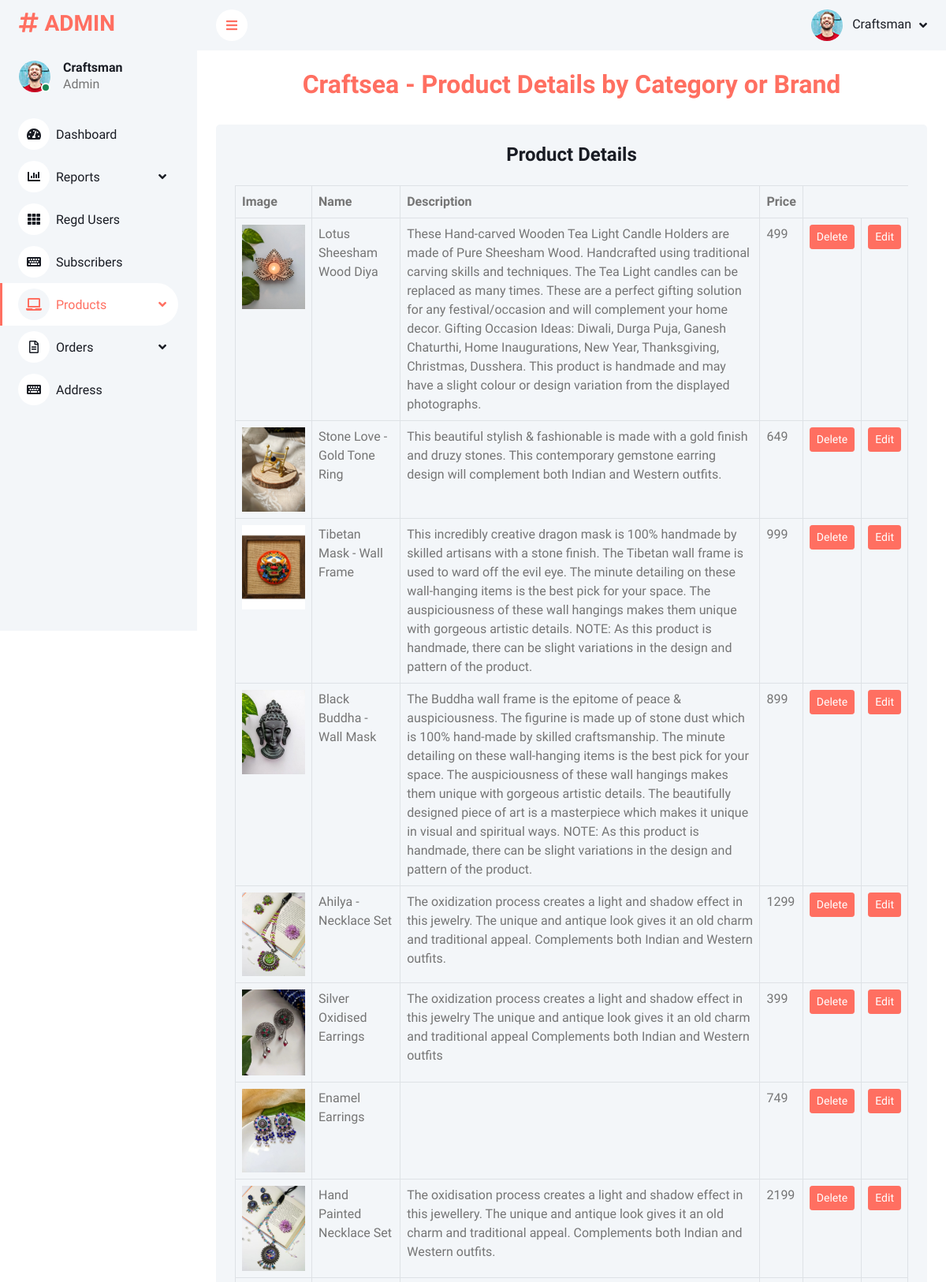
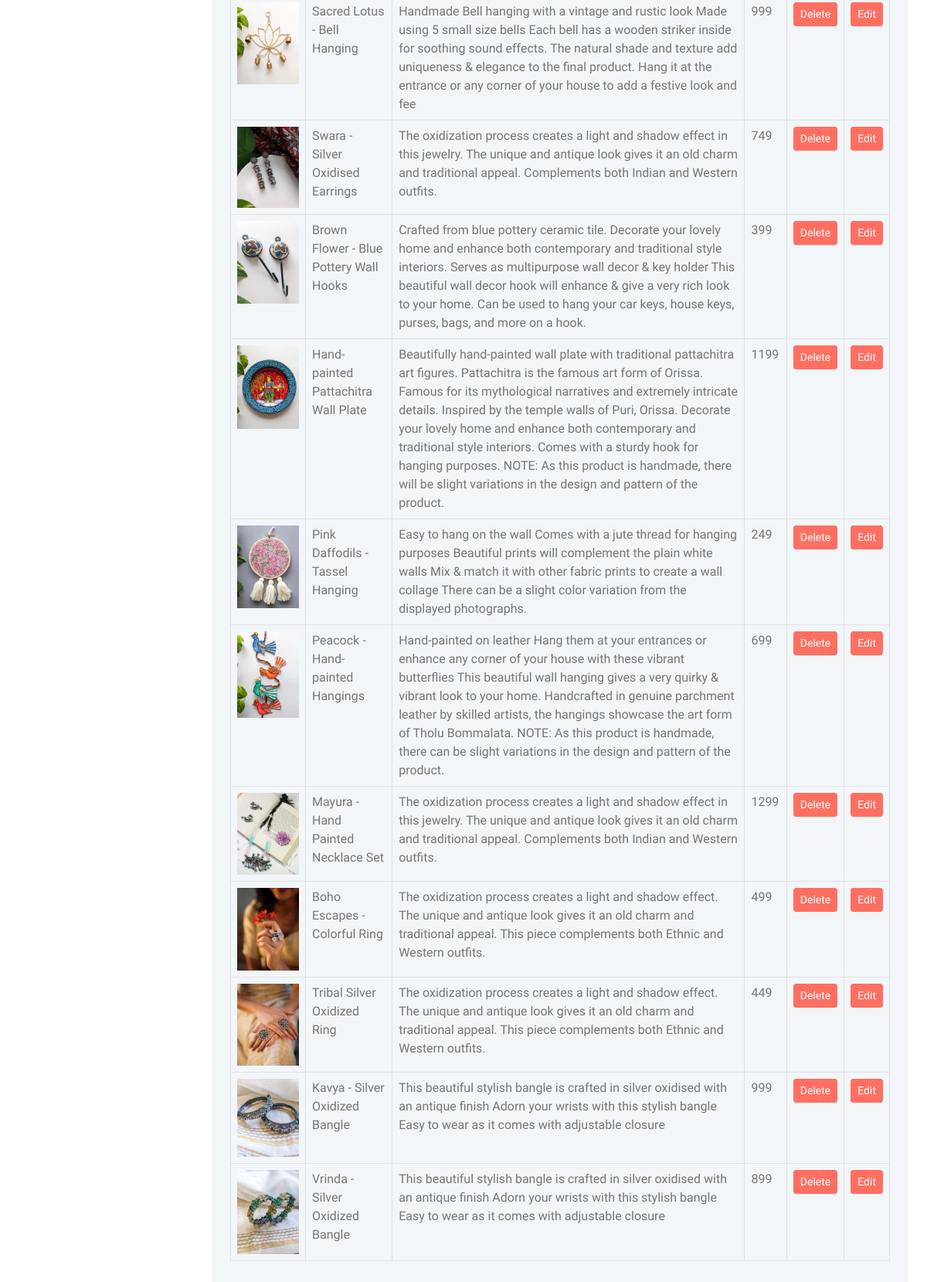
The app's page /admin/productdetails.php with its own data (2 pictures, top to bottom).
### tables this page shows
CREATE TABLE `product` (
  `product_id` int(11) NOT NULL,
  `name` text NOT NULL,
  `description` text NOT NULL,
  `specification` text NOT NULL,
  `brand` text NOT NULL,
  `price` int(11) NOT NULL,
  `category` text NOT NULL,
  `build_type` text NOT NULL,
  `image1` text NOT NULL,
  `image2` text NOT NULL,
  `image3` text NOT NULL
);

### admin/productdetails.php (the view, shortened to what this page needs)
<?php
$con=mysqli_connect("localhost","root","","Craftsea");
?>
<!DOCTYPE html>
<html lang="en">
<head>
      <link href="https://cdnjs.cloudflare.com/ajax/libs/font-awesome/5.10.0/css/all.min.css" rel="stylesheet">
      <link href="https://cdn.jsdelivr.net/npm/bootstrap-icons@1.4.1/font/bootstrap-icons.css" rel="stylesheet">
      <link href="lib/owlcarousel/assets/owl.carousel.min.css" rel="stylesheet">
      <link href="lib/tempusdominus/css/tempusdominus-bootstrap-4.min.css" rel="stylesheet" />
      <link href="css/bootstrap.min.css" rel="stylesheet">
      <link href="css/style.css" rel="stylesheet">
</head>
<body>
      <div class="container-fluid position-relative bg-white d-flex p-0">
            <div class="sidebar pe-4 pb-3">
                  <nav class="navbar bg-light navbar-light">
                        <a href="index.php" class="navbar-brand mx-4 mb-3">
                              <h3 class="text-primary"><i class="fa fa-hashtag me-2"></i>ADMIN</h3>
                        </a>
                        <div class="d-flex align-items-center ms-4 mb-4">
                              <div class="position-relative">
                                    <img class="rounded-circle" src="img/user.jpg" alt="" style="width: 40px; height: 40px;">
                                    <div
                                          class="bg-success rounded-circle border border-2 border-white position-absolute end-0 bottom-0 p-1">
                                    </div>
                              </div>
                              <div class="ms-3">
                                    <h6 class="mb-0">Craftsman</h6>
                                    <span>Admin</span>
                              </div>
                        </div>
                        <div class="navbar-nav w-100">
                              <a href="index.php" class="nav-item nav-link"><i
                                          class="fa fa-tachometer-alt me-2"></i>Dashboard</a>
                              <div class="nav-item dropdown">
                                    <a href="#" class="nav-link dropdown-toggle" data-bs-toggle="dropdown"><i
                                                class="fa fa-chart-bar me-2"></i>Reports</a>
                              </div>
                              <a href="regusers.php" class="nav-item nav-link"><i class="fa fa-th me-2"></i>Regd
                                    Users</a>
                              <a href="subscribers.php" class="nav-item nav-link"><i
                                          class="fa fa-keyboard me-2"></i>Subscribers</a>
                              <div class="nav-item dropdown">
                                    <a href="#" class="nav-link active dropdown-toggle" data-bs-toggle="dropdown"><i
                                                class="fa fa-laptop me-2"></i>Products</a>
                              </div>
                              <div class="nav-item dropdown">
                                    <a href="order.php" class="nav-link dropdown-toggle" data-bs-toggle="dropdown"><i
                                                class="far fa-file-alt me-2"></i>Orders</a>
                              </div>
                              <a href="shipaddress.php" class="nav-item nav-link"><i class="fa fa-keyboard me-2"></i>Address</a>
                        </div>
                  </nav>
            </div>
            <div class="content">
                  <nav class="navbar navbar-expand bg-light navbar-light sticky-top px-4 py-0">
                        <a href="#" class="sidebar-toggler flex-shrink-0">
                              <i class="fa fa-bars"></i>
                        </a>
                        <div class="navbar-nav align-items-center ms-auto">
                              <div class="nav-item dropdown">
                                    <a href="#" class="nav-link dropdown-toggle" data-bs-toggle="dropdown">
                                          <img class="rounded-circle me-lg-2" src="img/user.jpg" alt=""
                                                style="width: 40px; height: 40px;">
                                          <span class="d-none d-lg-inline-flex">Craftsman</span>
                                    </a>
                              </div>
                        </div>
                  </nav>
                  <div class="container-fluid pt-4 px-4">
                        <h2 style="color:#FF6F61  ;">
                              <center>Craftsea - Product Details by Category or Brand</center>
                        </h2>
                        <br>
                        <div class="row g-4">
                              <div class="col-sm-12 col-xl-12">
                                    <div class="bg-light rounded h-100 p-4">
                                          <h4 class="mb-4">
                                                <center>Product Details</center>
                                          </h4>
                                          <table class="table table-bordered">
                                                <thead>
                                                      <tr>
                                                            <th scope="col">Image</th>
                                                            <th scope="col">Name</th>
                                                            <th scope="col">Description</th>
                                                            <th scope="col">Price</th>
                                                      </tr>
                                                </thead>
                                                <tbody>
                                                    <?php
                                                        $getdata=mysqli_query($con,"SELECT * FROM product");
                                                        while($row = mysqli_fetch_assoc($getdata))
                                                        {
                                                    ?>
                                                      <tr>
                                                            <td><image src="<?php echo "../".htmlspecialchars($row['image1']);?>" style="width: 80px;"></td>
                                                            <td><?php echo htmlspecialchars($row['name']);?></td>
                                                            <td><?php echo htmlspecialchars($row['description']);?></td>
                                                            <td><?php echo htmlspecialchars($row['price']);?></td>
                                                            <td><a class="btn btn-sm btn-primary" href="productdetails.php?product_id=<?php echo htmlspecialchars($row['product_id']);?>">Delete</a></td>
                                                            <td><a class="btn btn-sm btn-primary" href="editeproduct.php?product_id=<?php echo htmlspecialchars($row['product_id']);?>">Edit</a></td>
                                                      </tr>
                                                      <?php
                                                        }
                                                      ?>
                                                </tbody>
                                          </table>
                                    </div>
                              </div>
                        </div>
                  </div>
            </div>
      </div>
</body>
</html>

### admin/css/style.css (style rules this page uses)
:root { --primary: #FF6F61; --light: #F3F6F9; --dark: #191C24; }
.btn { transition: .5s; }
.btn.btn-primary { color: #FFFFFF; }
.sidebar { position: fixed; top: 0; left: 0; bottom: 0; width: 250px; height: 100vh; overflow-y: auto; background: var(--light); transition: 0.5s; z-index: 999; }
.content { margin-left: 250px; min-height: 100vh; background: #FFFFFF; transition: 0.5s; }
@media (min-width: 992px) { .sidebar { margin-left: 0; } }
@media (min-width: 992px) { .content { width: calc(100% - 250px); } }
.sidebar .navbar .navbar-nav .nav-link { padding: 7px 20px; color: var(--dark); font-weight: 500; border-left: 3px solid var(--light); border-radius: 0 30px 30px 0; outline: none; }
.sidebar .navbar .navbar-nav .nav-link:hover, .sidebar .navbar .navbar-nav .nav-link.active { color: var(--primary); background: #FFFFFF; border-color: var(--primary); }
.sidebar .navbar .navbar-nav .nav-link i { width: 40px; height: 40px; display: inline-flex; align-items: center; justify-content: center; background: #FFFFFF; border-radius: 40px; }
.sidebar .navbar .navbar-nav .nav-link:hover i, .sidebar .navbar .navbar-nav .nav-link.active i { background: var(--light); }
.sidebar .navbar .dropdown-toggle::after { position: absolute; top: 15px; right: 15px; border: none; content: "\f107"; font-family: "Font Awesome 5 Free"; font-weight: 900; transition: .5s; }
.content .navbar .navbar-nav .nav-link { margin-left: 25px; padding: 12px 0; color: var(--dark); outline: none; }
.content .navbar .sidebar-toggler, .content .navbar .navbar-nav .nav-link i { width: 40px; height: 40px; display: inline-flex; align-items: center; justify-content: center; background: #FFFFFF; border-radius: 40px; }
.content .navbar .dropdown-toggle::after { margin-left: 6px; vertical-align: middle; border: none; content: "\f107"; font-family: "Font Awesome 5 Free"; font-weight: 900; transition: .5s; }

### records on screen
product: image1 (picture), name "Lotus Sheesham Wood Diya", description "These Hand-carved Wooden Tea Light Candle Holders are made of Pure Sheesham Wood. Handcrafted using traditional carving skills and techniques. The Tea Light candles can be replaced as many times. These are a perfect gifting solution for any festival/occasion and will complement your home decor. Gifting Occasion Ideas: Diwali, Durga Puja, Ganesh Chaturthi, Home Inaugurations, New Year, Thanksgiving, Christmas, Dusshera. This product is handmade and may have a slight colour or design variation from the displayed photographs.", price "499"
product: image1 (picture), name "Stone Love - Gold Tone Ring", description "This beautiful stylish & fashionable is made with a gold finish and druzy stones. This contemporary gemstone earring design will complement both Indian and Western outfits.", price "649"
product: image1 (picture), name "Tibetan Mask - Wall Frame", description "This incredibly creative dragon mask is 100% handmade by skilled artisans with a stone finish. The Tibetan wall frame is used to ward off the evil eye. The minute detailing on these wall-hanging items is the best pick for your space. The auspiciousness of these wall hangings makes them unique with gorgeous artistic details. NOTE: As this product is handmade, there can be slight variations in the design and pattern of the product.", price "999"
product: image1 (picture), name "Black Buddha - Wall Mask", description "The Buddha wall frame is the epitome of peace & auspiciousness. The figurine is made up of stone dust which is 100% hand-made by skilled craftsmanship. The minute detailing on these wall-hanging items is the best pick for your space. The auspiciousness of these wall hangings makes them unique with gorgeous artistic details. The beautifully designed piece of art is a masterpiece which makes it unique in visual and spiritual ways. NOTE: As this product is handmade, there can be slight variations in the design and pattern of the product.", price "899"
product: image1 (picture), name "Ahilya - Necklace Set", description "The oxidization process creates a light and shadow effect in this jewelry. The unique and antique look gives it an old charm and traditional appeal. Complements both Indian and Western outfits.", price "1299"
product: image1 (picture), name "Silver Oxidised Earrings", description "The oxidization process creates a light and shadow effect in this jewelry The unique and antique look gives it an old charm and traditional appeal Complements both Indian and Western outfits", price "399"
product: image1 (picture), name "Enamel Earrings", price "749"
product: image1 (picture), name "Hand Painted Necklace Set", description "The oxidisation process creates a light and shadow effect in this jewellery. The unique and antique look gives it an old charm and traditional appeal. Complements both Indian and Western outfits.", price "2199"
product: image1 (picture), name "Sacred Lotus - Bell Hanging", description "Handmade Bell hanging with a vintage and rustic look Made using 5 small size bells Each bell has a wooden striker inside for soothing sound effects. The natural shade and texture add uniqueness & elegance to the final product. Hang it at the entrance or any corner of your house to add a festive look and fee", price "999"
product: image1 (picture), name "Swara - Silver Oxidised Earrings", description "The oxidization process creates a light and shadow effect in this jewelry. The unique and antique look gives it an old charm and traditional appeal. Complements both Indian and Western outfits.", price "749"
product: image1 (picture), name "Brown Flower - Blue Pottery Wall Hooks", description "Crafted from blue pottery ceramic tile. Decorate your lovely home and enhance both contemporary and traditional style interiors. Serves as multipurpose wall decor & key holder This beautiful wall decor hook will enhance & give a very rich look to your home. Can be used to hang your car keys, house keys, purses, bags, and more on a hook.", price "399"
product: image1 (picture), name "Hand-painted Pattachitra Wall Plate", description "Beautifully hand-painted wall plate with traditional pattachitra art figures. Pattachitra is the famous art form of Orissa. Famous for its mythological narratives and extremely intricate details. Inspired by the temple walls of Puri, Orissa. Decorate your lovely home and enhance both contemporary and traditional style interiors. Comes with a sturdy hook for hanging purposes. NOTE: As this product is handmade, there will be slight variations in the design and pattern of the product.", price "1199"
product: image1 (picture), name "Pink Daffodils - Tassel Hanging", description "Easy to hang on the wall Comes with a jute thread for hanging purposes Beautiful prints will complement the plain white walls Mix & match it with other fabric prints to create a wall collage There can be a slight color variation from the displayed photographs.", price "249"
product: image1 (picture), name "Peacock - Hand-painted Hangings", description "Hand-painted on leather Hang them at your entrances or enhance any corner of your house with these vibrant butterflies This beautiful wall hanging gives a very quirky & vibrant look to your home. Handcrafted in genuine parchment leather by skilled artists, the hangings showcase the art form of Tholu Bommalata. NOTE: As this product is handmade, there can be slight variations in the design and pattern of the product.", price "699"
product: image1 (picture), name "Mayura - Hand Painted Necklace Set", description "The oxidization process creates a light and shadow effect in this jewelry. The unique and antique look gives it an old charm and traditional appeal. Complements both Indian and Western outfits.", price "1299"
product: image1 (picture), name "Boho Escapes - Colorful Ring", description "The oxidization process creates a light and shadow effect. The unique and antique look gives it an old charm and traditional appeal. This piece complements both Ethnic and Western outfits.", price "499"
product: image1 (picture), name "Tribal Silver Oxidized Ring", description "The oxidization process creates a light and shadow effect. The unique and antique look gives it an old charm and traditional appeal. This piece complements both Ethnic and Western outfits.", price "449"
product: image1 (picture), name "Kavya - Silver Oxidized Bangle", description "This beautiful stylish bangle is crafted in silver oxidised with an antique finish Adorn your wrists with this stylish bangle Easy to wear as it comes with adjustable closure", price "999"
product: image1 (picture), name "Vrinda - Silver Oxidized Bangle", description "This beautiful stylish bangle is crafted in silver oxidised with an antique finish Adorn your wrists with this stylish bangle Easy to wear as it comes with adjustable closure", price "899"
